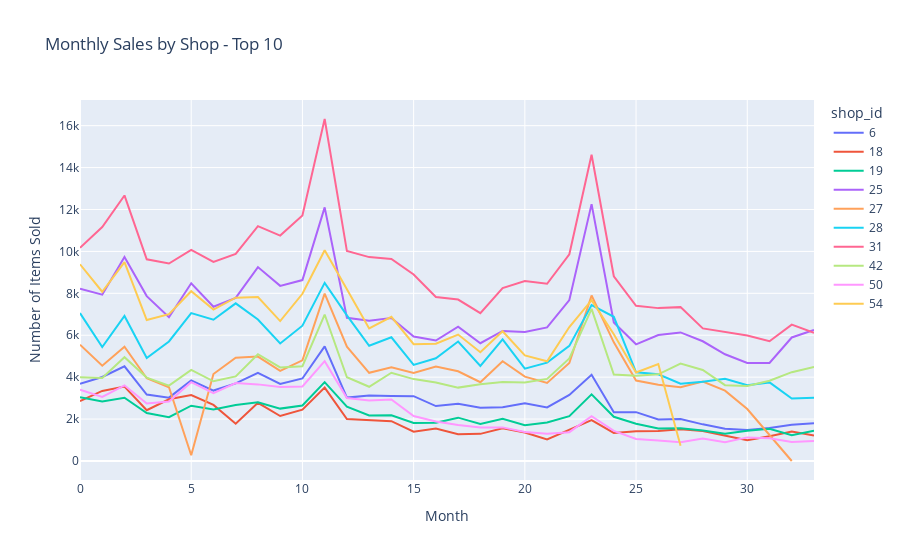

Notebook source saved alongside this figure:
### Markdown cell above
- Are certain shops more popular than others?

Shop 31 most popular

Top 10 = 31, 25, 54, 28, 27, 42, 6, 18, 50, 19

### Code cell
selected_shops = [31, 25, 54, 28, 27, 42, 6, 18, 50, 19]
filtered_monthly_sales = monthly_sales[monthly_sales['shop_id'].isin(selected_shops)]

# Create the line plot
fig = px.line(filtered_monthly_sales, x='date_block_num', y='item_cnt_day', color='shop_id', title='Monthly Sales by Shop - Top 10')
fig.update_layout(xaxis_title='Month', yaxis_title='Number of Items Sold')
fig.show()

### Figure 1 — Plotly figure (JSON) as saved in the notebook; plotly's stock layout.template omitted (floating-point values rounded to 4 significant figures)
{"data": [{"hovertemplate": "shop_id=6<br>date_block_num=%{x}<br>item_cnt_day=%{y}<extra></extra>", "legendgroup": "6", "line": {"color": "#636efa", "dash": "solid"}, "marker": {"symbol": "circle"}, "mode": "lines", "name": "6", "orientation": "v", "showlegend": true, "type": "scatter", "x": [0, 1, 2, 3, 4, 5, 6, 7, 8, 9, 10, 11, 12, 13, 14, 15, 16, 17, 18, 19, 20, 21, 22, 23, 24, 25, 26, 27, 28, 29, 30, 31, 32, 33], "xaxis": "x", "y": [3686, 4007, 4519, 3168, 3022, 3847, 3360, 3702, 4208, 3675, 3938, 5467, 3024, 3129, 3105, 3093, 2620, 2730, 2543, 2563, 2754, 2555, 3150, 4115, 2328, 2329, 1981, 1998, 1748, 1539, 1484, 1575, 1725, 1802], "yaxis": "y"}, {"hovertemplate": "shop_id=18<br>date_block_num=%{x}<br>item_cnt_day=%{y}<extra></extra>", "legendgroup": "18", "line": {"color": "#EF553B", "dash": "solid"}, "marker": {"symbol": "circle"}, "mode": "lines", "name": "18", "orientation": "v", "showlegend": true, "type": "scatter", "x": [0, 1, 2, 3, 4, 5, 6, 7, 8, 9, 10, 11, 12, 13, 14, 15, 16, 17, 18, 19, 20, 21, 22, 23, 24, 25, 26, 27, 28, 29, 30, 31, 32, 33], "xaxis": "x", "y": [2856, 3341, 3551, 2421, 2944, 3144, 2676, 1778, 2774, 2145, 2450, 3500, 2002, 1955, 1897, 1396, 1553, 1274, 1294, 1558, 1359, 1030, 1498, 1951, 1337, 1420, 1435, 1515, 1434, 1212, 987, 1184, 1404, 1211], "yaxis": "y"}, {"hovertemplate": "shop_id=19<br>date_block_num=%{x}<br>item_cnt_day=%{y}<extra></extra>", "legendgroup": "19", "line": {"color": "#00cc96", "dash": "solid"}, "marker": {"symbol": "circle"}, "mode": "lines", "name": "19", "orientation": "v", "showlegend": true, "type": "scatter", "x": [0, 1, 2, 3, 4, 5, 6, 7, 8, 9, 10, 11, 12, 13, 14, 15, 16, 17, 18, 19, 20, 21, 22, 23, 24, 25, 26, 27, 28, 29, 30, 31, 32, 33], "xaxis": "x", "y": [3038, 2834, 3020, 2291, 2089, 2638, 2459, 2675, 2801, 2499, 2648, 3760, 2596, 2176, 2179, 1813, 1825, 2067, 1767, 2019, 1703, 1835, 2138, 3177, 2108, 1779, 1547, 1562, 1459, 1300, 1440, 1533, 1231, 1449], "yaxis": "y"}, {"hovertemplate": "shop_id=25<br>date_block_num=%{x}<br>item_cnt_day=%{y}<extra></extra>", "legendgroup": "25", "line": {"color": "#ab63fa", "dash": "solid"}, "marker": {"symbol": "circle"}, "mode": "lines", "name": "25", "orientation": "v", "showlegend": true, "type": "scatter", "x": [0, 1, 2, 3, 4, 5, 6, 7, 8, 9, 10, 11, 12, 13, 14, 15, 16, 17, 18, 19, 20, 21, 22, 23, 24, 25, 26, 27, 28, 29, 30, 31, 32, 33], "xaxis": "x", "y": [8215, 7934, 9732, 7867, 6860, 8478, 7361, 7784, 9251, 8356, 8632, 12102, 6835, 6686, 6826, 5939, 5746, 6405, 5620, 6205, 6158, 6375, 7681, 12257, 6611, 5566, 6007, 6135, 5712, 5093, 4676, 4675, 5893, 6247], "yaxis": "y"}, {"hovertemplate": "shop_id=27<br>date_block_num=%{x}<br>item_cnt_day=%{y}<extra></extra>", "legendgroup": "27", "line": {"color": "#FFA15A", "dash": "solid"}, "marker": {"symbol": "circle"}, "mode": "lines", "name": "27", "orientation": "v", "showlegend": true, "type": "scatter", "x": [0, 1, 2, 3, 4, 5, 6, 7, 8, 9, 10, 11, 12, 13, 14, 15, 16, 17, 18, 19, 20, 21, 22, 23, 24, 25, 26, 27, 28, 29, 30, 32], "xaxis": "x", "y": [5548, 4546, 5454, 3946, 3518, 275, 4148, 4925, 4981, 4297, 4805, 7983, 5451, 4208, 4475, 4204, 4505, 4282, 3756, 4760, 4026, 3722, 4675, 7896, 5660, 3839, 3634, 3518, 3786, 3357, 2478, -1], "yaxis": "y"}, {"hovertemplate": "shop_id=28<br>date_block_num=%{x}<br>item_cnt_day=%{y}<extra></extra>", "legendgroup": "28", "line": {"color": "#19d3f3", "dash": "solid"}, "marker": {"symbol": "circle"}, "mode": "lines", "name": "28", "orientation": "v", "showlegend": true, "type": "scatter", "x": [0, 1, 2, 3, 4, 5, 6, 7, 8, 9, 10, 11, 12, 13, 14, 15, 16, 17, 18, 19, 20, 21, 22, 23, 24, 25, 26, 27, 28, 29, 30, 31, 32, 33], "xaxis": "x", "y": [7057, 5438, 6918, 4910, 5703, 7056, 6739, 7521, 6753, 5609, 6454, 8499, 6949, 5498, 5901, 4581, 4902, 5701, 4536, 5802, 4403, 4695, 5492, 7439, 6879, 4234, 4139, 3686, 3784, 3921, 3612, 3749, 2979, 3018], "yaxis": "y"}, {"hovertemplate": "shop_id=31<br>date_block_num=%{x}<br>item_cnt_day=%{y}<extra></extra>", "legendgroup": "31", "line": {"color": "#FF6692", "dash": "solid"}, "marker": {"symbol": "circle"}, "mode": "lines", "name": "31", "orientation": "v", "showlegend": true, "type": "scatter", "x": [0, 1, 2, 3, 4, 5, 6, 7, 8, 9, 10, 11, 12, 13, 14, 15, 16, 17, 18, 19, 20, 21, 22, 23, 24, 25, 26, 27, 28, 29, 30, 31, 32, 33], "xaxis": "x", "y": [10173, 11160, 12670, 9621, 9423, 10072, 9500, 9882, 11204, 10754, 11710, 16318, 10017, 9728, 9643, 8897, 7826, 7701, 7056, 8248, 8583, 8457, 9865, 14610, 8815, 7404, 7294, 7341, 6327, 6160, 5987, 5714, 6505, 6112], "yaxis": "y"}, {"hovertemplate": "shop_id=42<br>date_block_num=%{x}<br>item_cnt_day=%{y}<extra></extra>", "legendgroup": "42", "line": {"color": "#B6E880", "dash": "solid"}, "marker": {"symbol": "circle"}, "mode": "lines", "name": "42", "orientation": "v", "showlegend": true, "type": "scatter", "x": [0, 1, 2, 3, 4, 5, 6, 7, 8, 9, 10, 11, 12, 13, 14, 15, 16, 17, 18, 19, 20, 21, 22, 23, 24, 25, 26, 27, 28, 29, 30, 31, 32, 33], "xaxis": "x", "y": [3991, 3965, 4953, 3978, 3594, 4349, 3801, 4035, 5093, 4464, 4521, 6988, 3994, 3541, 4210, 3907, 3742, 3501, 3663, 3769, 3740, 3915, 4896, 7256, 4125, 4063, 4133, 4648, 4343, 3618, 3578, 3832, 4237, 4491], "yaxis": "y"}, {"hovertemplate": "shop_id=50<br>date_block_num=%{x}<br>item_cnt_day=%{y}<extra></extra>", "legendgroup": "50", "line": {"color": "#FF97FF", "dash": "solid"}, "marker": {"symbol": "circle"}, "mode": "lines", "name": "50", "orientation": "v", "showlegend": true, "type": "scatter", "x": [0, 1, 2, 3, 4, 5, 6, 7, 8, 9, 10, 11, 12, 13, 14, 15, 16, 17, 18, 19, 20, 21, 22, 23, 24, 25, 26, 27, 28, 29, 30, 31, 32, 33], "xaxis": "x", "y": [3406, 3054, 3610, 2740, 2839, 3761, 3235, 3718, 3655, 3525, 3554, 4762, 3002, 2891, 2934, 2143, 1886, 1722, 1602, 1603, 1382, 1299, 1374, 2141, 1437, 1052, 981, 895, 1073, 900, 1126, 1081, 906, 949], "yaxis": "y"}, {"hovertemplate": "shop_id=54<br>date_block_num=%{x}<br>item_cnt_day=%{y}<extra></extra>", "legendgroup": "54", "line": {"color": "#FECB52", "dash": "solid"}, "marker": {"symbol": "circle"}, "mode": "lines", "name": "54", "orientation": "v", "showlegend": true, "type": "scatter", "x": [0, 1, 2, 3, 4, 5, 6, 7, 8, 9, 10, 11, 12, 13, 14, 15, 16, 17, 18, 19, 20, 21, 22, 23, 24, 25, 26, 27], "xaxis": "x", "y": [9386, 8075, 9488, 6726, 7006, 8101, 7225, 7792, 7827, 6676, 7978, 10055, 8198, 6325, 6876, 5575, 5593, 6033, 5188, 6190, 5034, 4756, 6389, 7677, 6043, 4221, 4625, 732], "yaxis": "y"}], "layout": {"legend": {"title": {"text": "shop_id"}, "tracegroupgap": 0}, "title": {"text": "Monthly Sales by Shop - Top 10"}, "xaxis": {"anchor": "y", "domain": [0, 1], "title": {"text": "Month"}}, "yaxis": {"anchor": "x", "domain": [0, 1], "title": {"text": "Number of Items Sold"}}}}
